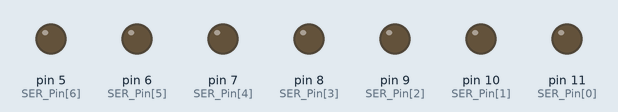
This sketch was run on a simulated Arduino Uno, built with avr-gcc and run on an emulated ATmega328P. On the bench: output pins drawn as LEDs (lit = HIGH). Pins used as bus, display or sensor lines are not drawn.

Above: at 1.5 s.
At 4.5 s:
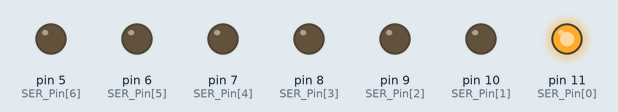
Timing chart, 0 to 7.8 s (numbered marks = the images above):
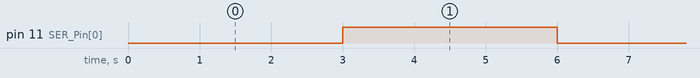

Measured:
- by itself, pin 11 (SER_Pin[0]): alternates HIGH for 3.0 s and LOW for 3.0 s

The sketch:

actuator_control_testing.ino
```cpp
  /*
  ORDER OF PINS ON PCB
  *from top down perspective*
    |-----------------|
    | ooooooooo   ooo |
    |                 |
    |                 |
    |                 |
    |                 |
    |                 |
    |_________________|

    *left to right*
    RCLK_Pin
    SRCLK_Pin
    Row1
    Row2
    Row3
    Row4
    Row5
    Row6
    Row7
    ...
    GND
    5V
    24V
  */

/*
// Initialize the keyboard input if using a keyboard
#include <PS2Keyboard.h>
const int DATA_PIN = 4; // black cable
const int CLK_PIN = 3; // white cable
// brown = ground
// red = 5 V
PS2Keyboard keyboard;
*/

/*
// LED MATRX: 2D dimensional array of row pin numbers for LED screen:
const int row[8] = {
  22, 24, 26, 28, 46, 48, 50, 52 };    // matrix pins 1, 2, 3, 4, 21, 22, 23, 24
const int col[8] = {
  30, 32, 34, 36, 38, 40, 42, 44 };    // matrix pins 5, 6, 7, 8, 9, 10, 11, 12
*/

//  // *****Initialize pins for valve array*****
//  // For Arduino MEGA
//  int SER_Pin[] = {43,41,39,37,35,33,31};  // pin31 is attached to the closest data pin to the PWR on the board
//  int SRCLK_Pin = 45; //pin 11 on the 75HC595 - clock pin
//  int RCLK_Pin = 47;  //pin 12 on the 75HC595 - latch pin (BOTTOM/OUTERMOST PIN on the board)

  // For Arduino UNO
  int SER_Pin[] = {11,10,9,8,7,6,5};  // pin5 is attached to the closest data pin to the PWR on the board
  int SRCLK_Pin = 12; //pin 11 on the 75HC595 - clock pin
  int RCLK_Pin = 13;  //pin 12 on the 75HC595 - latch pin (BOTTOM/OUTERMOST PIN on the board)


//  int a = 1; int b = 2; int c = 3; int d = 4; int e = 5; int f = 6;
//  int g = 7;  int h = 8;  int i = 9;  int j = 10; int k = 11; int l = 12;
//  int m = 13; int n = 14; int o = 15; int p = 16; int q = 17; int r = 18;
//  int s = 19; int t = 20; int u = 21; int v = 22; int w = 23; int x = 24;
//  int y = 25; int z = 26;

#define num_col 8
#define num_row 7

int place = 0;
int c;
int x;
int y;

// Define a matrix to hold boolean values for each valve
boolean valve[num_col][num_row];
/*
          cols
    0 1 2 3 4 5 6 7
  0 o o o o o o o o
r 1 o o o o o o o o
o 2 o o o o o o o o
w 3 o o o o o o o o
s 4 o o o o o o o o
  5 o o o o o o o o
  6 o o o o o o o o

*/

 //// ************************************************ ////

#include "haptic_demo_functions.h"

void setup(){
  for (int i=0; i < num_row; i++){
    pinMode(SER_Pin[i], OUTPUT);
  }
  pinMode(RCLK_Pin, OUTPUT);
  pinMode(SRCLK_Pin, OUTPUT);

// LED ARRAY Initialization
/*
  for (int thisPin = 0; thisPin < 8; thisPin++) {
    // initialize the output pins for the LED display:
    pinMode(col[thisPin], OUTPUT);
    pinMode(row[thisPin], OUTPUT);
    // take the col pins (i.e. the cathodes) high to ensure that
    // the LEDS are off:
    digitalWrite(col[thisPin],LOW);
    digitalWrite(row[thisPin],HIGH);
  }
*/

// Keyboard initialization
//  keyboard.begin(DATA_PIN,CLK_PIN);

  //reset all shift register pins
  clear_all();
  update_valves();
  Serial.begin(9600);
}

void loop(){

//  while(keyboard.available()!=1){}
//  char key = keyboard.read();
//  while(Serial.read()!=10);
//  valve[2][6] = HIGH;
//  update_valves();
//  while(Serial.read()!=10);
//  clear_all();
//  update_valves();

//  while(Serial.read()!=10);
  delay(3000);
  if(valve[0][0]==1) valve[0][0] = 0;
  else valve[0][0] = 1;
  update_valves();

//
//  for(int j=0; j<num_row; j++){
//    for(int i = 0; i < num_col; i++){
//      while(Serial.read()!=10);
//      clear_all();
//      Serial.read();
//      Serial.print("x = "); Serial.print(i); Serial.print(" ");
//      Serial.print("y = "); Serial.println(j);
//      valve[i][j] = HIGH;
//      update_valves();
//    }
//  }

}
```

haptic_demo_functions.h
```cpp
void clear_all(){
//set all boolean valve states to LOW
  for(int i = 0; i < num_col; i++){
     for (int j = 0; j < num_row; j++){
      valve[i][j] = LOW;
     }
  }
}

void update_valves(){
// updates the value of the solenoid valves to correspond to the boolean "valve"
  digitalWrite(RCLK_Pin, LOW);

  for(int i = num_col - 1; i >=  0; i--){
    digitalWrite(SRCLK_Pin, LOW);
    for (int j = 0; j < num_row; j++){
      int val = valve[i][j];
      digitalWrite(SER_Pin[j], val);
    }
    digitalWrite(SRCLK_Pin, HIGH);

  }
  digitalWrite(RCLK_Pin, HIGH);

}


void set(int i, int j, boolean value){
//set an individual valve boolean HIGH or LOW
  valve[i][j] = value;
//  if (register_num==1) valve[index] = value;
//  if (register_num==2) valve2[index] = value;
}

/*
void refreshScreen() {
  // updates states of the LEDs
  for (int thisPin = 0; thisPin < 8; thisPin++) {
    // makes sure the LEDS are off
    digitalWrite(col[thisPin], LOW);
    digitalWrite(row[thisPin], HIGH);
  }

  for (int x = 0; x < num_col; x++) {
    for (int y = 0; y < num_row; y++) {
      if (valve[x][y] == HIGH) {
        digitalWrite(col[x], HIGH);
        digitalWrite(row[y], LOW);
        digitalWrite(col[x], LOW);
        digitalWrite(row[y], HIGH);
      }
    }
  }
}
*/

void number(int number_val,int pos_x,int pos_y){
//  Place braille letter at a position on the grid. (x,y) corresponds to
//  desired location of upper left dot of the braille letter.
//  Letters a-z correspond to case numbers 1-26. 0 is a space
  switch(number_val){
    //case 0 is just a blank 2x3 space
    case 1:
      valve[1][1]=HIGH;

      valve[2][0]=HIGH;
      valve[2][1]=HIGH;
      valve[2][2]=HIGH;
      valve[2][3]=HIGH;
      valve[2][4]=HIGH;
      valve[2][5]=HIGH;
      valve[2][6]=HIGH;

      valve[0][6]=HIGH;
      valve[1][6]=HIGH;
      valve[2][6]=HIGH;
      valve[3][6]=HIGH;
      valve[4][6]=HIGH;
      break;
    case 2:
     // horiz top
      valve[0][0]=HIGH;
      valve[1][0]=HIGH;
      valve[2][0]=HIGH;
      valve[3][0]=HIGH;
      valve[4][0]=HIGH;

      // horiz middle
      valve[0][3]=HIGH;
      valve[1][3]=HIGH;
      valve[2][3]=HIGH;
      valve[3][3]=HIGH;
      valve[4][3]=HIGH;

      // horiz bot
      valve[0][7]=HIGH;
      valve[1][7]=HIGH;
      valve[2][7]=HIGH;
      valve[3][7]=HIGH;
      valve[4][7]=HIGH;

      // vert top right
      valve[4][0]=HIGH;
      valve[4][1]=HIGH;
      valve[4][2]=HIGH;
      valve[4][3]=HIGH;

      //vert bot left
      valve[0][4]=HIGH;
      valve[0][5]=HIGH;
      valve[0][6]=HIGH;
      valve[0][7]=HIGH;

      break;
    case 3:
      // horiz top
      valve[0][0]=HIGH;
      valve[1][0]=HIGH;
      valve[2][0]=HIGH;
      valve[3][0]=HIGH;
      valve[4][0]=HIGH;

      // horiz middle
      valve[0][3]=HIGH;
      valve[1][3]=HIGH;
      valve[2][3]=HIGH;
      valve[3][3]=HIGH;
      valve[4][3]=HIGH;

      // horiz bot
      valve[0][7]=HIGH;
      valve[1][7]=HIGH;
      valve[2][7]=HIGH;
      valve[3][7]=HIGH;
      valve[4][7]=HIGH;

      // vert right
      valve[4][0]=HIGH;
      valve[4][1]=HIGH;
      valve[4][2]=HIGH;
      valve[4][3]=HIGH;
      valve[4][4]=HIGH;
      valve[4][5]=HIGH;
      valve[4][6]=HIGH;
      break;

    case 4:
      // vert right
      valve[4][0]=HIGH;
      valve[4][1]=HIGH;
      valve[4][2]=HIGH;
      valve[4][3]=HIGH;
      valve[4][4]=HIGH;
      valve[4][5]=HIGH;
      valve[4][6]=HIGH;

     // vert top left
      valve[0][0]=HIGH;
      valve[0][1]=HIGH;
      valve[0][2]=HIGH;
      valve[0][3]=HIGH;

     // horiz middle
      valve[0][3]=HIGH;
      valve[1][3]=HIGH;
      valve[2][3]=HIGH;
      valve[3][3]=HIGH;
      valve[4][3]=HIGH;

      break;
    case 5:
      // horiz top
      valve[0][0]=HIGH;
      valve[1][0]=HIGH;
      valve[2][0]=HIGH;
      valve[3][0]=HIGH;
      valve[4][0]=HIGH;

      // horiz middle
      valve[0][3]=HIGH;
      valve[1][3]=HIGH;
      valve[2][3]=HIGH;
      valve[3][3]=HIGH;
      valve[4][3]=HIGH;

      // horiz bot
      valve[0][7]=HIGH;
      valve[1][7]=HIGH;
      valve[2][7]=HIGH;
      valve[3][7]=HIGH;
      valve[4][7]=HIGH;

      // vert top left
       valve[0][0]=HIGH;
       valve[0][1]=HIGH;
       valve[0][2]=HIGH;
       valve[0][3]=HIGH;

       //vert bot right
      valve[4][4]=HIGH;
      valve[4][5]=HIGH;
      valve[4][6]=HIGH;
      valve[4][7]=HIGH;

      break;
    case 6:
      // vert left
      valve[0][0]=HIGH;
      valve[0][1]=HIGH;
      valve[0][2]=HIGH;
      valve[0][3]=HIGH;
      valve[0][4]=HIGH;
      valve[0][5]=HIGH;
      valve[0][6]=HIGH;

      // horiz top
       valve[0][0]=HIGH;
       valve[1][0]=HIGH;
       valve[2][0]=HIGH;
       valve[3][0]=HIGH;
       valve[4][0]=HIGH;

       // horiz middle
       valve[0][3]=HIGH;
       valve[1][3]=HIGH;
       valve[2][3]=HIGH;
       valve[3][3]=HIGH;
       valve[4][3]=HIGH;

       // horiz bot
       valve[0][7]=HIGH;
       valve[1][7]=HIGH;
       valve[2][7]=HIGH;
       valve[3][7]=HIGH;
       valve[4][7]=HIGH;

       //vert bot right
      valve[4][4]=HIGH;
      valve[4][5]=HIGH;
      valve[4][6]=HIGH;
      valve[4][7]=HIGH;
      break;
  }
}

void letter(int letter_val,int pos_x,int pos_y){
//  Place braille letter at a position on the grid. (x,y) corresponds to
//  desired location of upper left dot of the braille letter.
//  Letters a-z correspond to case numbers 1-26. 0 is a space
  switch(letter_val){
    //case 0 is just a blank 2x3 space
    case 0:
      valve[pos_x][pos_y]= LOW; valve[pos_x+1][pos_y]= LOW;
      valve[pos_x][pos_y+1]= LOW; valve[pos_x+1][pos_y+1]= LOW;
      valve[pos_x][pos_y+2]= LOW; valve[pos_x+1][pos_y+2]= LOW;
      break;

    case 1:
      valve[pos_x][pos_y]= HIGH; valve[pos_x+1][pos_y]= LOW;
      valve[pos_x][pos_y+1]= LOW; valve[pos_x+1][pos_y+1]= LOW;
      valve[pos_x][pos_y+2]= LOW; valve[pos_x+1][pos_y+2]= LOW;
      break;
    case 11:
      valve[pos_x][pos_y]= HIGH; valve[pos_x+1][pos_y]= LOW;
      valve[pos_x][pos_y+1]= LOW; valve[pos_x+1][pos_y+1]= LOW;
      valve[pos_x][pos_y+2]= HIGH; valve[pos_x+1][pos_y+2]= LOW;
      break;
    case 21:
      valve[pos_x][pos_y]= HIGH; valve[pos_x+1][pos_y]= LOW;
      valve[pos_x][pos_y+1]= LOW; valve[pos_x+1][pos_y+1]= LOW;
      valve[pos_x][pos_y+2]= HIGH; valve[pos_x+1][pos_y+2]= HIGH;
      break;

    case 2:
      valve[pos_x][pos_y]= HIGH; valve[pos_x+1][pos_y]= LOW;
      valve[pos_x][pos_y+1]= HIGH; valve[pos_x+1][pos_y+1]= LOW;
      valve[pos_x][pos_y+2]= LOW; valve[pos_x+1][pos_y+2]= LOW;
      break;
    case 12:
      valve[pos_x][pos_y]= HIGH; valve[pos_x+1][pos_y]= LOW;
      valve[pos_x][pos_y+1]= HIGH; valve[pos_x+1][pos_y+1]= LOW;
      valve[pos_x][pos_y+2]= HIGH; valve[pos_x+1][pos_y+2]= LOW;
      break;
    case 22:
      valve[pos_x][pos_y]= HIGH; valve[pos_x+1][pos_y]= LOW;
      valve[pos_x][pos_y+1]= HIGH; valve[pos_x+1][pos_y+1]= LOW;
      valve[pos_x][pos_y+2]= HIGH; valve[pos_x+1][pos_y+2]= HIGH;
      break;

    case 3:
      valve[pos_x][pos_y]= HIGH; valve[pos_x+1][pos_y]= HIGH;
      valve[pos_x][pos_y+1]= LOW; valve[pos_x+1][pos_y+1]= LOW;
      valve[pos_x][pos_y+2]= LOW; valve[pos_x+1][pos_y+2]= LOW;
      break;
    case 13:
      valve[pos_x][pos_y]= HIGH; valve[pos_x+1][pos_y]= HIGH;
      valve[pos_x][pos_y+1]= LOW; valve[pos_x+1][pos_y+1]= LOW;
      valve[pos_x][pos_y+2]= HIGH; valve[pos_x+1][pos_y+2]= LOW;
      break;
    case 24:
      valve[pos_x][pos_y]= HIGH; valve[pos_x+1][pos_y]= HIGH;
      valve[pos_x][pos_y+1]= LOW; valve[pos_x+1][pos_y+1]= LOW;
      valve[pos_x][pos_y+2]= HIGH; valve[pos_x+1][pos_y+2]= HIGH;
      break;

    case 4:
      valve[pos_x][pos_y]= HIGH; valve[pos_x+1][pos_y]= HIGH;
      valve[pos_x][pos_y+1]= LOW; valve[pos_x+1][pos_y+1]= HIGH;
      valve[pos_x][pos_y+2]= LOW; valve[pos_x+1][pos_y+2]= LOW;
      break;
    case 14:
      valve[pos_x][pos_y]= HIGH; valve[pos_x+1][pos_y]= HIGH;
      valve[pos_x][pos_y+1]= LOW; valve[pos_x+1][pos_y+1]= HIGH;
      valve[pos_x][pos_y+2]= HIGH; valve[pos_x+1][pos_y+2]= LOW;
      break;
    case 25:
      valve[pos_x][pos_y]= HIGH; valve[pos_x+1][pos_y]= HIGH;
      valve[pos_x][pos_y+1]= LOW; valve[pos_x+1][pos_y+1]= HIGH;
      valve[pos_x][pos_y+2]= HIGH; valve[pos_x+1][pos_y+2]= HIGH;
      break;

    case 5:
      valve[pos_x][pos_y]= HIGH; valve[pos_x+1][pos_y]= LOW;
      valve[pos_x][pos_y+1]= LOW; valve[pos_x+1][pos_y+1]= HIGH;
      valve[pos_x][pos_y+2]= LOW; valve[pos_x+1][pos_y+2]= LOW;
      break;
    case 15:
      valve[pos_x][pos_y]= HIGH; valve[pos_x+1][pos_y]= LOW;
      valve[pos_x][pos_y+1]= LOW; valve[pos_x+1][pos_y+1]= HIGH;
      valve[pos_x][pos_y+2]= HIGH; valve[pos_x+1][pos_y+2]= LOW;
      break;
    case 26:
      valve[pos_x][pos_y]= HIGH; valve[pos_x+1][pos_y]= LOW;
      valve[pos_x][pos_y+1]= LOW; valve[pos_x+1][pos_y+1]= HIGH;
      valve[pos_x][pos_y+2]= HIGH; valve[pos_x+1][pos_y+2]= HIGH;
      break;

    case 6:
      valve[pos_x][pos_y]= HIGH; valve[pos_x+1][pos_y]= HIGH;
      valve[pos_x][pos_y+1]= HIGH; valve[pos_x+1][pos_y+1]= LOW;
      valve[pos_x][pos_y+2]= LOW; valve[pos_x+1][pos_y+2]= LOW;
      break;
    case 16:
      valve[pos_x][pos_y]= HIGH; valve[pos_x+1][pos_y]= HIGH;
      valve[pos_x][pos_y+1]= HIGH; valve[pos_x+1][pos_y+1]= LOW;
      valve[pos_x][pos_y+2]= HIGH; valve[pos_x+1][pos_y+2]= LOW;
      break;

    case 7:
      valve[pos_x][pos_y]= HIGH; valve[pos_x+1][pos_y]= HIGH;
      valve[pos_x][pos_y+1]= HIGH; valve[pos_x+1][pos_y+1]= HIGH;
      valve[pos_x][pos_y+2]= LOW; valve[pos_x+1][pos_y+2]= LOW;
      break;
    case 17:
      valve[pos_x][pos_y]= HIGH; valve[pos_x+1][pos_y]= HIGH;
      valve[pos_x][pos_y+1]= HIGH; valve[pos_x+1][pos_y+1]= HIGH;
      valve[pos_x][pos_y+2]= HIGH; valve[pos_x+1][pos_y+2]= LOW;
      break;

    case 8:
      valve[pos_x][pos_y]= HIGH; valve[pos_x+1][pos_y]= LOW;
      valve[pos_x][pos_y+1]= HIGH; valve[pos_x+1][pos_y+1]= HIGH;
      valve[pos_x][pos_y+2]= LOW; valve[pos_x+1][pos_y+2]= LOW;
      break;
    case 18:
      valve[pos_x][pos_y]= HIGH; valve[pos_x+1][pos_y]= LOW;
      valve[pos_x][pos_y+1]= HIGH; valve[pos_x+1][pos_y+1]= HIGH;
      valve[pos_x][pos_y+2]= HIGH; valve[pos_x+1][pos_y+2]= LOW;
      break;

    case 9:
      valve[pos_x][pos_y]= LOW; valve[pos_x+1][pos_y]= HIGH;
      valve[pos_x][pos_y+1]= HIGH; valve[pos_x+1][pos_y+1]= LOW;
      valve[pos_x][pos_y+2]= LOW; valve[pos_x+1][pos_y+2]= LOW;
      break;
    case 19:
      valve[pos_x][pos_y]= LOW; valve[pos_x+1][pos_y]= HIGH;
      valve[pos_x][pos_y+1]= HIGH; valve[pos_x+1][pos_y+1]= LOW;
      valve[pos_x][pos_y+2]= HIGH; valve[pos_x+1][pos_y+2]= LOW;
      break;

    case 10:
      valve[pos_x][pos_y]= LOW; valve[pos_x+1][pos_y]= HIGH;
      valve[pos_x][pos_y+1]= HIGH; valve[pos_x+1][pos_y+1]= HIGH;
      valve[pos_x][pos_y+2]= LOW; valve[pos_x+1][pos_y+2]= LOW;
      break;
    case 20:
      valve[pos_x][pos_y]= LOW; valve[pos_x+1][pos_y]= HIGH;
      valve[pos_x][pos_y+1]= HIGH; valve[pos_x+1][pos_y+1]= HIGH;
      valve[pos_x][pos_y+2]= HIGH; valve[pos_x+1][pos_y+2]= LOW;
      break;

    case 23:
      valve[pos_x][pos_y]= LOW; valve[pos_x+1][pos_y]= HIGH;
      valve[pos_x][pos_y+1]= HIGH; valve[pos_x+1][pos_y+1]= HIGH;
      valve[pos_x][pos_y+2]= LOW; valve[pos_x+1][pos_y+2]= HIGH;
      break;

  }
}
```
